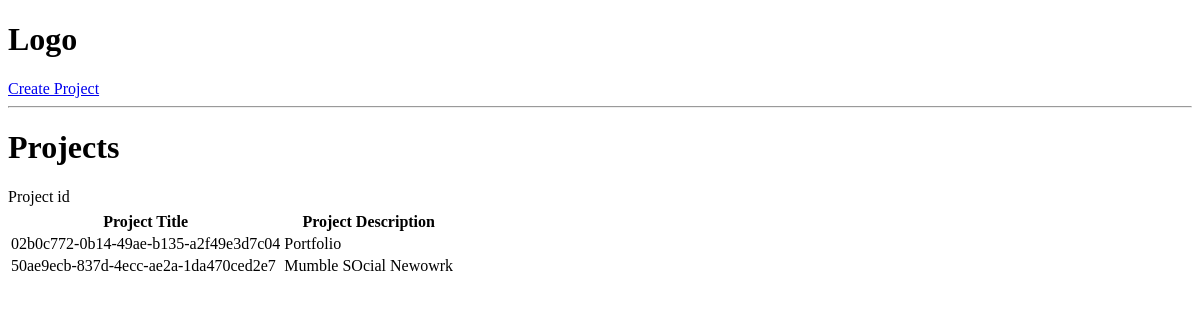
Before: / with the older database file.
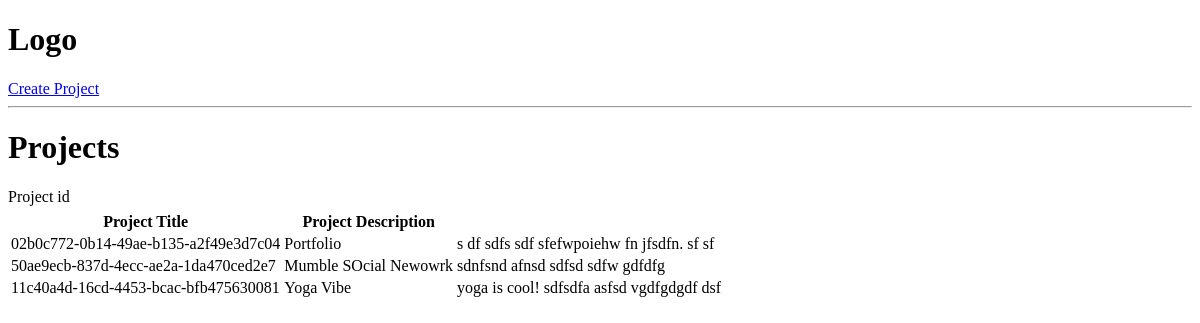
After: the same page with the newer database file.
### projects/models.py (models this page shows)
class Project(models.Model):
    title = models.CharField(max_length=100)
    description = models.TextField(null=True, blank=True)
    demo_link = models.CharField(max_length=2000, null=True, blank=True)
    source_link = models.CharField(max_length=2000, null=True, blank=True)
    created = models.DateTimeField(auto_now_add=True)
    id = models.UUIDField(
        default=uuid.uuid4, unique=True, primary_key=True, editable=False
    )
    tags = models.ManyToManyField("Tag", blank=True)
    vote_total = models.IntegerField(default=0, null=True, blank=True)
    vote_ratio = models.IntegerField(default=0, null=True, blank=True)
    def __str__(self):
        return self.title

### projects/views.py (the view)
# urls.py: path("", views.projects, name="projects"),
def projects(request):
    projects = Project.objects.all()
    context = {"projects": projects}
    print(projects)
    return render(request, "projects/projects.html", context)

### projects/templates/projects/projects.html (shortened to what this page needs)
{% extends 'main.html' %} {% block content %}
<h1>Projects</h1>
<table>
  <tr>
    <th>Project Title</th>
    <th>Project Description</th>
  </tr>
  {% for project in projects %}
  <tr>
    <td>{{project.id}}</td>
    <td>{{ project.title }}</td>
    <td>{{ project.description }}</td>
  </tr>
  {% endfor %} {% endblock content %}

### templates/main.html (shortened to what this page needs)
<!DOCTYPE html>
<html lang="en">
  <head>
  </head>
  <body>
    {% include 'navbar.html' %} {% block content %} {% endblock content %}
  </body>
</html>

### templates/navbar.html
<h1>Logo</h1>
<a href={% url 'create-project'%}>Create Project</a>
<hr />

Changed rows visible on the page:
changed Project "02b0c772-0b14-49ae-b135-a2f49e3d7c04": description (not shown) → "s df sdfs sdf sfefwpoiehw fn jfsdfn. sf sf"
changed Project "50ae9ecb-837d-4ecc-ae2a-1da470ced2e7": description (not shown) → "sdnfsnd afnsd sdfsd sdfw gdfdfg"
added Project: id "11c40a4d-16cd-4453-bcac-bfb475630081", title "Yoga Vibe", description "yoga is cool! sdfsdfa asfsd vgdfgdgdf dsf"
